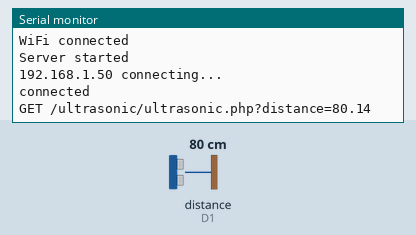
Recording of a sketch running on a simulated ESP8266 (NodeMCU). On the bench: the last lines printed to the serial monitor. Wiring (inferred from the names in the program): ultrasonic range finder: trigger D0; echo D1. The inputs (shaded band) are chosen by the test bench; at power-on: distance to the obstacle (sensor on D1) 80 cm. The echo pulse lasts 58.3 µs per cm; WiFi joins after 1.5 s; servers stay silent unless stated.

Above: at 3.7 s.
3.8 s: distance to the obstacle (sensor on D1) set to 2 cm
At 8.9 s:
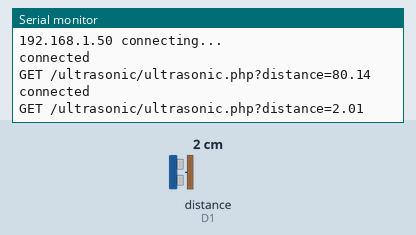
9.6 s: distance to the obstacle (sensor on D1) set to 4 cm
At 14.1 s:
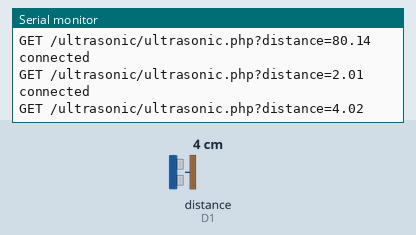
Timing chart, 0 to 15.6 s (numbered marks = the images above; inputs shaded):
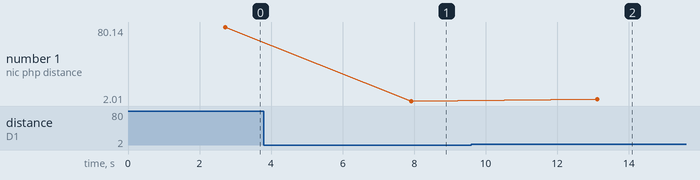

The sketch:

Ultrasonic_Sensor.ino
```cpp
#include <ESP8266WiFi.h>
#include <WiFiClient.h>
#include <ESP8266WebServer.h>
#include <ESP8266mDNS.h>
#include <SPI.h>

#define trigPin D0
#define echoPin D1

float distanceData, duration, distance;
const char* ssid = "MALAGA 07";
const char* password = "komputer";
char server[] = "proyeksms.000webhostapp.com";
WiFiClient client;

void setup()
{
 Serial.begin(115200);
  delay(10);
  pinMode(trigPin, OUTPUT);
  pinMode(echoPin, INPUT);

  // Menyambung ke Wi-Fi
  Serial.println();
  Serial.println();
  Serial.print("Connecting to ");
  Serial.println(ssid);

  WiFi.begin(ssid, password);

  while (WiFi.status() != WL_CONNECTED) {
    delay(500);
    Serial.print(".");
  }
  Serial.println("");
  Serial.println("WiFi connected");

  // Memulai koneksi server
  Serial.println("Server started");
  Serial.print(WiFi.localIP());
  delay(1000);
  Serial.println(" connecting...");
 }
void loop()
{
  digitalWrite(trigPin, LOW);
  delayMicroseconds(2);
  digitalWrite(trigPin, HIGH);
  delayMicroseconds(10);
  digitalWrite(trigPin, LOW);
  duration = pulseIn(echoPin, HIGH);
  distance = (duration/2) / 29.1;
  distanceData = distance;
  Sending_To_phpmyadmindatabase();
  delay(5000); // Menghitung nilai yang didapat sensor setiap 5 detik
 }

 void Sending_To_phpmyadmindatabase()   //Proses mengirim data sensor ke database
 {
   if (client.connect(server, 80)) {
    Serial.println("connected");
    Serial.print("GET /ultrasonic/ultrasonic.php?distance=");
    client.print("GET /ultrasonic/ultrasonic.php?distance=");   // Melakukan request HTTP
    Serial.println(distanceData);
    client.print(distanceData);
    client.print(" HTTP/1.1");
    client.println();
    client.print("Host: ");
    client.println(server);
    client.println("Connection: close");
    client.println();
    }
    else {
    // Jika koneksi gagal
    Serial.println("connection failed");
    }
}
```

Measured:
- after the input at 3.8 s, the serial monitor: prints a new line after 4.1 s (image 1)
- after the input at 9.6 s, the serial monitor: prints a new line after 3.5 s (image 2)
- plotted number 1: 80.14 → 2.01 after the input at 3.8 s, 2.01 → 4.02 after the input at 9.6 s
